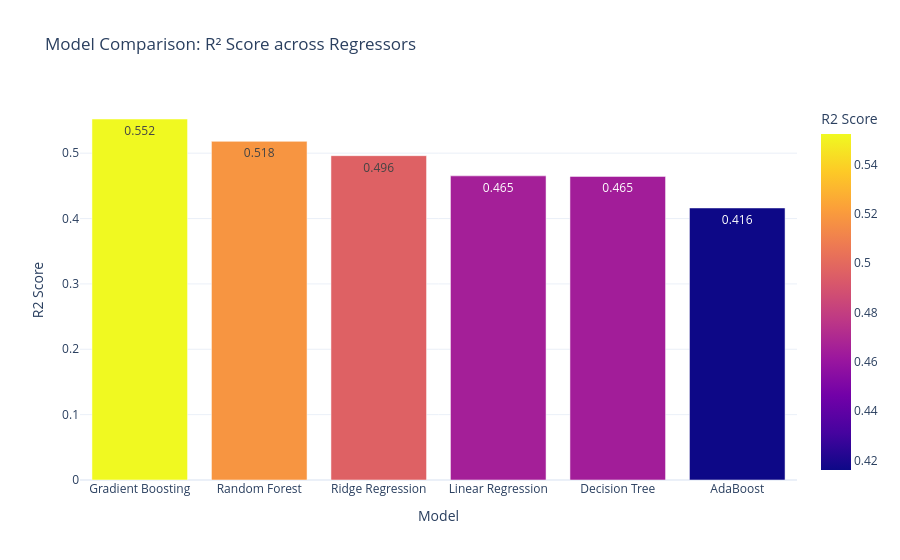

Notebook cell for this chart:
### Markdown cell above
#### Model Comparison Visualizations

### Code cell
import plotly.express as px

fig = px.bar(
    model_comparison,
    x='Model',
    y='R2 Score',
    color='R2 Score',
    title='Model Comparison: R² Score across Regressors',
    text_auto='.3f',
    template='plotly_white'
)
fig.show()

### Figure 1 — Plotly figure (JSON) as saved in the notebook; plotly's stock layout.template omitted (floating-point values rounded to 4 significant figures)
{"data": [{"hovertemplate": "Model=%{x}<br>R2 Score=%{marker.color}<extra></extra>", "legendgroup": "", "marker": {"color": [0.5523, 0.5181, 0.4962, 0.4653, 0.4645, 0.4162], "coloraxis": "coloraxis", "pattern": {"shape": ""}}, "name": "", "orientation": "v", "showlegend": false, "textposition": "auto", "texttemplate": "%{y:.3f}", "type": "bar", "x": ["Gradient Boosting", "Random Forest", "Ridge Regression", "Linear Regression", "Decision Tree", "AdaBoost"], "xaxis": "x", "y": [0.5523, 0.5181, 0.4962, 0.4653, 0.4645, 0.4162], "yaxis": "y"}], "layout": {"barmode": "relative", "coloraxis": {"colorbar": {"title": {"text": "R2 Score"}}, "colorscale": [[0, "#0d0887"], [0.1111, "#46039f"], [0.2222, "#7201a8"], [0.3333, "#9c179e"], [0.4444, "#bd3786"], [0.5556, "#d8576b"], [0.6667, "#ed7953"], [0.7778, "#fb9f3a"], [0.8889, "#fdca26"], [1, "#f0f921"]]}, "legend": {"tracegroupgap": 0}, "title": {"text": "Model Comparison: R² Score across Regressors"}, "xaxis": {"anchor": "y", "domain": [0, 1], "title": {"text": "Model"}}, "yaxis": {"anchor": "x", "domain": [0, 1], "title": {"text": "R2 Score"}}}}
